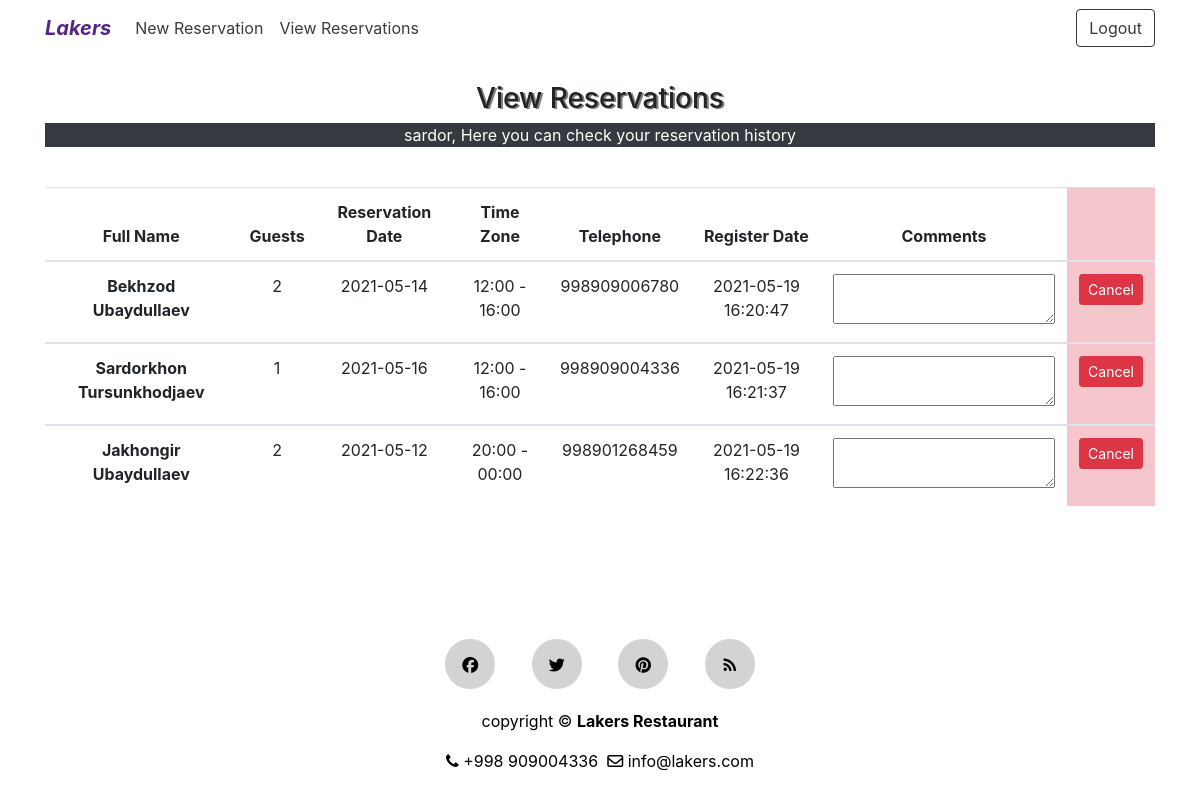
Screenshot of /view_reservations.php (signed in) with the database file from the repository.
### tables this page shows
CREATE TABLE `reservation` (
  `reserv_id` int(11) NOT NULL,
  `f_name` text NOT NULL,
  `l_name` text NOT NULL,
  `num_guests` int(11) NOT NULL,
  `num_tables` int(11) NOT NULL,
  `rdate` date NOT NULL,
  `time_zone` text NOT NULL,
  `telephone` text NOT NULL,
  `comment` mediumtext NOT NULL,
  `reg_date` timestamp NOT NULL DEFAULT current_timestamp(),
  `user_fk` int(11) NOT NULL
);

### includes/view.reservation.inc.php (the view, shortened to what this page needs)
<?php
if(isset($_SESSION['user_id'])){
    require 'includes/dbh.inc.php';
    $user = $_SESSION['user_id'];
    $role = $_SESSION['role'];
    if($role==1){
    $sql = "SELECT * FROM reservation WHERE user_fk = $user";
    $result = $conn->query($sql);
    if ($result->num_rows > 0) {
        echo
        '
            <table class="table table-hover table-responsive-sm text-center">
                <thead>
                    <tr>
                        <th scope="col">Full Name</th>
                        <th scope="col">Guests</th>
                        <th scope="col">Reservation Date</th>
                        <th scope="col">Time Zone</th>
                        <th scope="col">Telephone</th>
                        <th scope="col">Register Date</th>
                        <th scope="col">Comments</th>
                        <th class="table-danger" scope="col"></th>
                    </tr>
                </thead> ';
        while($row = $result->fetch_assoc()) {
        echo"
                <tbody>
                    <tr>
                    <form action='includes/delete.php' method='POST'>
                    <input name='reserv_id' type='hidden' value=".$row["reserv_id"].">
                      <th scope='row'>".$row["f_name"]." ".$row["l_name"]."</th>
                      <td>".$row["num_guests"]."</td>
                      <td>".$row["rdate"]."</td>
                      <td>".$row["time_zone"]."</td>
                      <td>".$row["telephone"]."</td>
                      <td>".$row["reg_date"]."</td>
                      <td><textarea readonly>".$row["comment"]."</textarea></td>
                      <td class='table-danger'><button type='submit' name='delete-submit' class='btn btn-danger btn-sm'>Cancel</button></td>
                          </form>
                    </tr>
              </tbody>";
        }
        echo "</table>";
    }
    else {    echo "<p class='text-white text-center bg-danger'>Your reservation list is empty!<p>"; }
    }
}

### header.php (shortened to what this page needs)
<!DOCTYPE html>
<html lang="en">
<head>
  <link href="css/style.css" rel="stylesheet" type="text/css">
  <link href="css/font-awesome.min.css" rel="stylesheet">
  <link rel="stylesheet" href="https://stackpath.bootstrapcdn.com/bootstrap/4.1.0/css/bootstrap.min.css">
  <link rel="stylesheet" href="https://cdnjs.cloudflare.com/ajax/libs/font-awesome/4.7.0/css/font-awesome.min.css">
</head>
<body>
<nav class="navbar navbar-expand-md navbar-light fixed-top">
        <div class="container">
            <a class="navbar-brand" href="index.php" style="color: #552582">
		<strong><em>Lakers</em></strong>
            </a>
            <div class="collapse navbar-collapse" id="navi">
                <ul class="navbar-nav mr-auto">
                    <?php
                    if(isset($_SESSION['user_id'])){ echo'
                    <li class="nav-item">
                        <a class="nav-link" href="reservation.php" >New Reservation</a>
                    </li>
                    <li class="nav-item">
                        <a class="nav-link" href="view_reservations.php" >View Reservations</a>
                    </li>';
                    }
                    else { echo'
                    <li class="nav-item">
	                 <a class="nav-link" href="#aboutus">About Us</a>
	             </li>
	            <li class="nav-item">
	                <a class="nav-link" href="#gallery">Gallery</a>
	            </li>
                    <li class="nav-item">
                        <a class="nav-link" href="#reservation">Reservation</a>
                    </li>
                    <li class="nav-item">
                        <a class="nav-link" href="#footer">Find Us</a>
                    </li>
                    '; }
                    ?>
                </ul>
                    <?php
                    if(isset($_SESSION['user_id'])){
                    echo '
                    <form class="navbar-form navbar-right" action="includes/logout.inc.php" method="post">
                    <button type="submit" name="logout-submit" class="btn btn-outline-dark">Logout</button>
                    </form>';
                    }
                    else{
                    echo '
                    <div>
                    <ul class="navbar-nav ml-auto">
			<li><a class="nav-link fa fa-sign-in" data-toggle="modal" data-target="#myModal_reg">&nbsp;Sing Up</a></li>
			<li><a class="nav-link fa fa-user-plus" data-toggle="modal" data-target="#myModal_login">&nbsp;Login</a></li>
                    </ul>
                    </div>
                    ';}
                    ?>
            </div>
        </div>
</nav>

### view_reservations.php (shortened to what this page needs)
<?php
require "header.php";
?>
<br><br>
<div class="container">
<h3 class="text-center"><br>View Reservations<br></h3>
<?php
    if(isset($_SESSION['user_id'])){
        echo '<p class="text-white bg-dark text-center">'. $_SESSION['username'] .', Here you can check your reservation history</p><br>';
    require 'includes/view.reservation.inc.php';
 }
    else {
        echo '	<p class="text-center text-danger"><br>You are currently not logged in!<br></p>
       <p class="text-center">In order to make a reservation you have to create an account!<br><br><p>';
    }
?>
</div>
<br><br>
<?php
require "footer.php";
?>

### footer.php
<footer class="footer" id="footer">
 <div class="container"><br>
  <div class="row">
    <div class="col-sm-12 text-center">
      <div class="social-icon">
        <a href="index.php"><i class="fa fa-facebook"></i></a>
        <a href="index.php"><i class="fa fa-twitter"></i></a>
        <a href="index.php"><i class="fa fa-pinterest"></i></a>
        <a href="index.php"><i class="fa fa-rss"></i></a>
      </div>
      <div class="copyright">
        <p class="white"> copyright &copy; <b>Lakers Restaurant</b></p>
        <p><i class="fa fa-phone"></i> +998 909004336 &nbsp;<i class="fa fa-envelope-o"></i> info@lakers.com</p>
      </div>
    </div>
  </div>
 </div>
</footer>
</body>
</html>

### css/style.css (style rules this page uses)
* { margin:0; padding:0; box-sizing: border-box; }
body { overflow-y: scroll; overflow-x: hidden; }
h3 { text-shadow: 2px 1px grey; }
.navbar { background-color:white; }
.navbar .navbar-nav .nav-item a { color:#3A3B3B; }
.row { margin: 15px; }
.nav-link { cursor:pointer; }
.footer { padding-top:30px; padding-bottom:30px; color:black; }
.social-icon a { margin:0 16px 20px 16px; display:inline-block; }
.social-icon .fa { color:black; width:50px; height:50px; border-radius:50%; background:lightgray; line-height: 2; transition: .3s; border:10px solid lightgray; }

### rows the page displays
reservation: f_name "Bekhzod", l_name "Ubaydullaev", num_guests "2", rdate "2021-05-14", time_zone "12:00 - 16:00", telephone "998909006780", reg_date "2021-05-19 16:20:47"
reservation: f_name "Sardorkhon", l_name "Tursunkhodjaev", num_guests "1", rdate "2021-05-16", time_zone "12:00 - 16:00", telephone "998909004336", reg_date "2021-05-19 16:21:37"
reservation: f_name "Jakhongir", l_name "Ubaydullaev", num_guests "2", rdate "2021-05-12", time_zone "20:00 - 00:00", telephone "998901268459", reg_date "2021-05-19 16:22:36"

### other values shown
$_SESSION['username'] "sardor"
